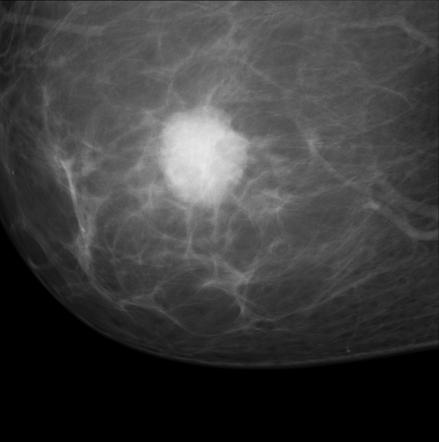
#> input picture test.jpg, 439 x 442 px
$ python test1.py
#> lines starting #> are read from the running program, lines starting #| are printed output that depends on the picture; after the words box and inside, x2 and y2 are one past the last pixel; in counts of white or black regions, pixels touching at a corner belong together
import cv2 as cv
import numpy as np

img = cv.imread('test.jpg',0)
#> img is the input picture: shape (442, 439); min 0, max 232, mean 61.1
_, th1 = cv.threshold(img, 127, 255, cv.THRESH_BINARY)
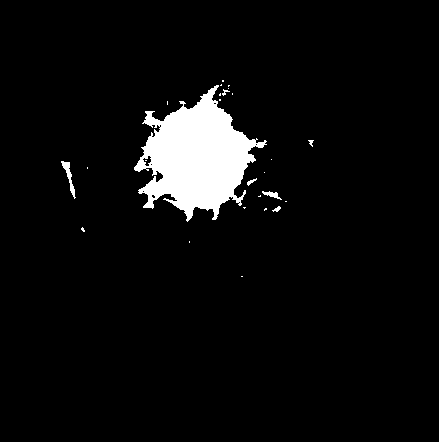
#> th1: shape (442, 439); 5.1% white; 26 white regions (19 under 20 px), largest, box (x1, y1, x2, y2) and area: (134, 85, 267, 222) 9423, (61, 161, 76, 199) 160, (262, 191, 282, 200) 75
th2 = cv.adaptiveThreshold(img, 255, cv.ADAPTIVE_THRESH_MEAN_C, cv.THRESH_BINARY, 11, 2);
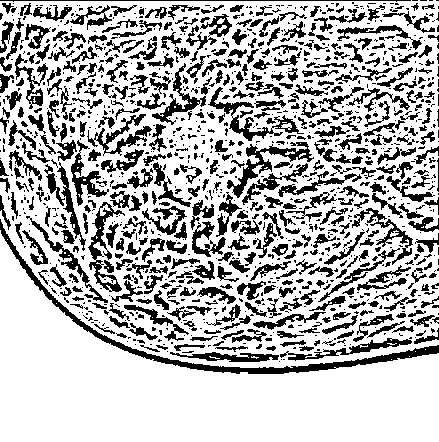
#> th2: shape (442, 439); 71.8% white; 1241 black regions (776 under 20 px), largest, box (x1, y1, x2, y2) and area: (0, 219, 439, 374) 2802, (227, 142, 314, 198) 1039, (208, 87, 304, 141) 928
th3 = cv.adaptiveThreshold(img, 255, cv.ADAPTIVE_THRESH_GAUSSIAN_C, cv.THRESH_BINARY, 11, 2);
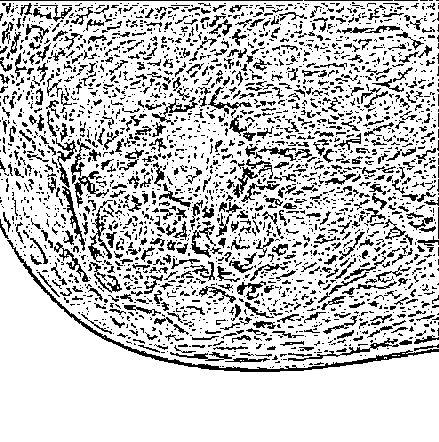
#> th3: shape (442, 439); 78.5% white; black in thin lines or dots, all inside (x1, y1, x2, y2) = (0, 0, 439, 372)

cv.imshow("Image", img)
cv.imshow("THRESH_BINARY", th1)
cv.imshow("ADAPTIVE_THRESH_MEAN_C", th2)
cv.imshow("ADAPTIVE_THRESH_GAUSSIAN_C", th3)

cv.waitKey(0)
cv.destroyAllWindows()
